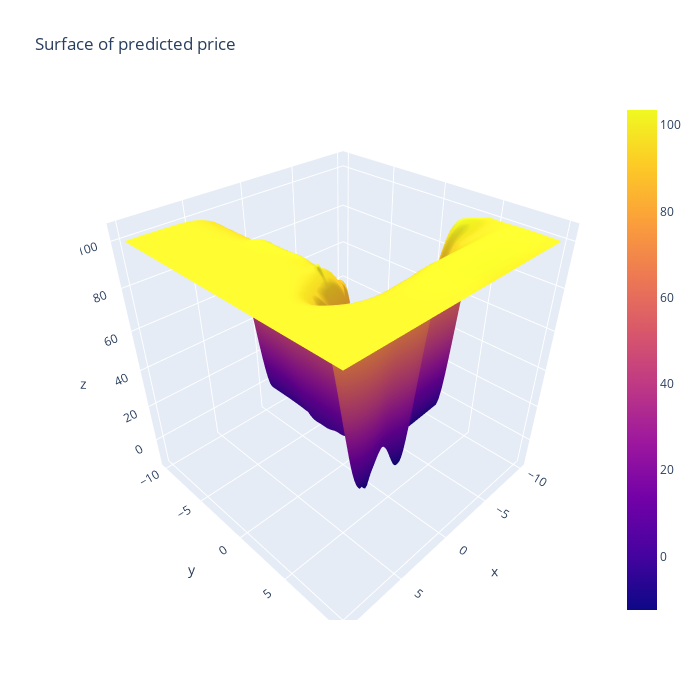

Notebook source saved alongside this figure:
### Code cell
fig = go.Figure(data=[go.Surface(z=result, x=x1_values, y=x2_values)])

fig.update_layout(title='Surface of predicted price', autosize=True,
                  width=700, height=700,
                  xaxis_title="K",)

fig.show()
